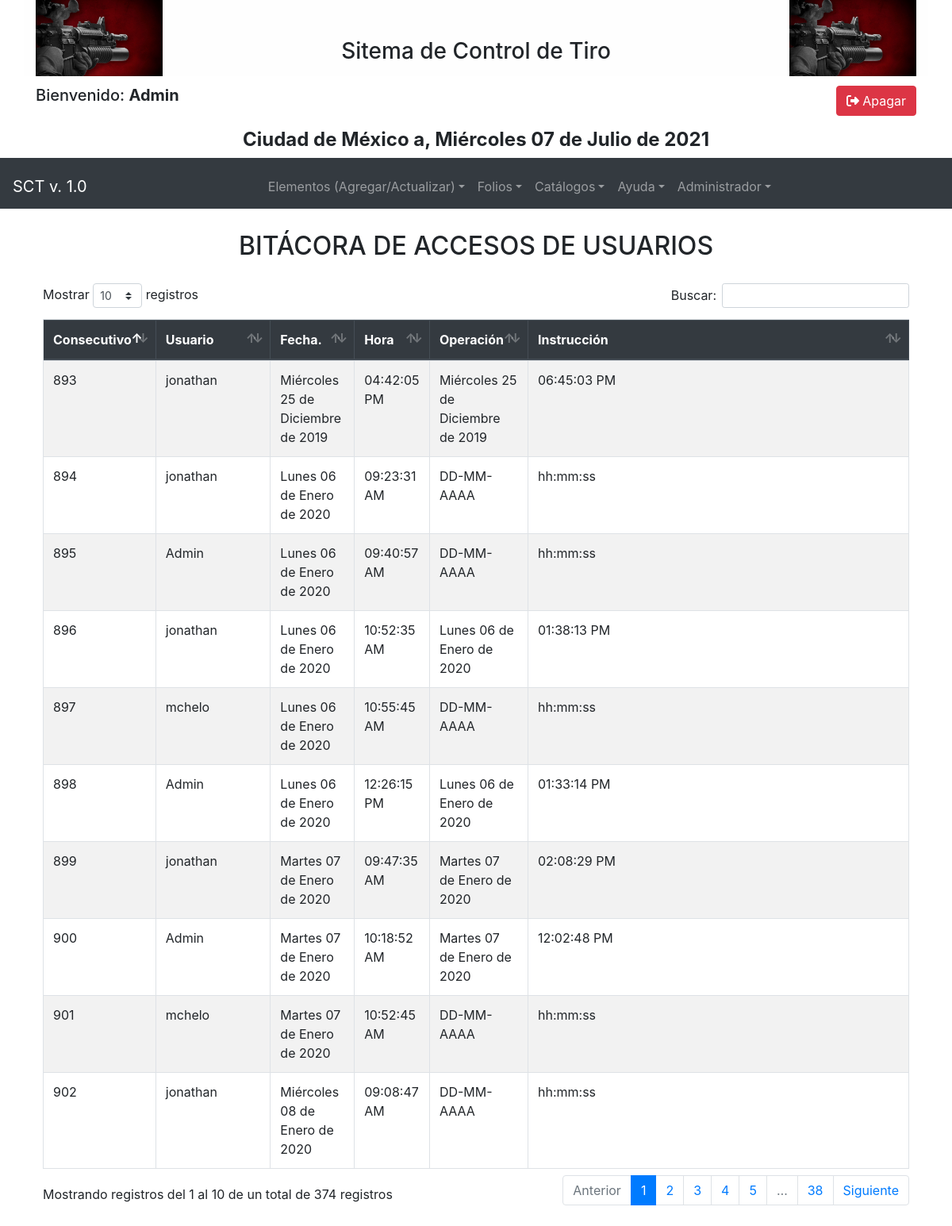
The app's page /bitacoraacceso.php (signed in) with its own data.
### tables this page shows
CREATE TABLE IF NOT EXISTS `bitacceso` (
  `idacceso` int NOT NULL AUTO_INCREMENT,
  `username` varchar(20) NOT NULL,
  `fechahora` varchar(150) DEFAULT NULL,
  `hora` varchar(30) DEFAULT NULL,
  `bitoperacion` varchar(250) DEFAULT NULL,
  `bitinstruccion` varchar(5000) DEFAULT NULL,
  PRIMARY KEY (`idacceso`)
);

### conexion.php (called while the page is built, shortened)
<?php
    class Connectsisanti {
        public function __construct(){
            try{
            $this->conexionBBDD = new PDO("mysql:host=".DB_SERVER.";dbname=".DB_NOMBRE,DB_USUARIO,DB_PASS);
            $this->conexionBBDD->setAttribute(PDO::ATTR_ERRMODE, PDO::ERRMODE_EXCEPTION);
            $this->conexionBBDD->exec(DB_CHARSET);
            return $this->conexionBBDD;
            }catch (Exception $e){
                echo "<script> alert('ERROR EN LA CONEXION DE LA BASE DE DATOS\n VERIFIQUE CON EL ADMINISTRADOR');</script>";
            }
        }
    }
?>

### sqlmetodos.php (called while the page is built, shortened)
<?php
  require 'conexion.php';
    class Consultainfo extends Connectsisanti{
        public function get_informacion($sql){
            try{
                $query = $this->conexionBBDD->prepare($sql);
                $query->execute(array());
                $resultado = $query->fetchAll(PDO::FETCH_ASSOC);
                return $resultado;
                $this->conexionBBDD = null;
            }catch (Exception $e){
                die("Error con la Conexi&oacute;n de la BBDD de FUERZA DE TAREA".$e);
            }
        }
    }
?>

### bitacoraacceso.php (the view, shortened to what this page needs)
<?php
include ("menu.php");
include ("heather-and-footer.php");
include ("sqlmetodos.php");
?>
<!DOCTYPE html>
<html lang="es">
  	<?php
        cabeceroPrincipal();
  	?>
	<body>
	<?php
	   cabecera();
	?>
	<?php
        menuAdministrador();
    ?>
<?php
	$list_bitacceso = new Consultainfo();
	$bitacceso = $list_bitacceso->get_informacion("select * from bitacceso");
?>
<div class="container p-4">
	<div class="row p-1">
		<div class="col-md-12">
			<h2 class="text-center">BIT&Aacute;CORA DE ACCESOS DE USUARIOS</h2>
		</div>
	</div>
	<div class="row pt-3">
		<div class="col-md-12">
			<table id="tableBitacora" class="table table-striped table-hover table-bordered">
				<thead class="thead-dark">
					<th>Consecutivo</th>
					<th>Usuario</th>
					<th>Fecha.</th>
					<th>Hora</th>
                    <th>Operaci&oacute;n</th>
                    <th>Instrucci&oacute;n</th>
				</thead>
				<tbody>
				<?php
					foreach($bitacceso as $detbitacceso):
				?>
					<tr>
						<td><?php echo $detbitacceso["idacceso"]; ?></td>
						<td><?php echo $detbitacceso["username"]; ?></td>
						<td><?php echo $detbitacceso["fechahora"]; ?></td>
                        <td><?php echo $detbitacceso["hora"]; ?></td>
                        <td><?php echo $detbitacceso["bitoperacion"]; ?></td>
                        <td><?php echo $detbitacceso["bitinstruccion"]; ?></td>
					</tr>
				<?php
					endforeach;
				?>
				</tbody>
			</table>
		</div>
	</div>
</div>
  </body>
</html>

### heather-and-footer.php (shortened to what this page needs)
<?php
    function cabeceroPrincipal(){
        echo "
    <head>
        <title>SCT v. 1.0</title>
            <meta charset='utf-8'>
            <meta name='viewport' content='width=device-width, initial-scale=1, shrink-to-fit=no'>
            <link rel='shortcut icon' href='img/principal/logoSSPCDMX.png'>
            <link rel='stylesheet' href='css/bootstrap.min.css'>
            <link rel='stylesheet' href='css/datatables.min.css'>
            <link rel='stylesheet' href='css/toastr.min.css'>
            <link rel='stylesheet' href='css/gus-css.css'>
            <link rel='stylesheet' href='css/jsDatePick_ltr.min.css'>
            <link rel='stylesheet' href='css/jquery-ui.css'>
            <link rel='stylesheet' href='fontawesome/css/all.css'>
    </head>
       ";
    }
    function cabecera(){
        echo"
            <div class='container cabecera-fija'>
                <div class='row'>
                    <div class='col-sm-2'>
                        <img src='img/logossp.jpg' class='img-fluid img-rounded'>
                    </div>
                    <div class='col-sm-8'>
                        <h1 align='center' class='pt-5 elemento-responsive'>
                            Sitema de Control de Tiro
                        </h1>
                    </div>
                    <div class='col-sm-2'>
                        <img src='img/logossp.jpg' class='img-fluid img-rounded'>
                    </div>
                </div>
            </div>";
    }
    function barra_cierre_sesion(){
        $usuario = $_SESSION["username"];
        $arrayMeses = array('Enero','Febrero','Marzo','Abril','Mayo','Junio',
            'Julio','Agosto','Septiembre','Octubre','Noviembre','Diciembre');
        $arrayDias = array('Domingo','Lunes','Martes',utf8_decode('Miércoles'),'Jueves','Viernes',utf8_decode('Sábado'));
        $fecha = $arrayDias[date('w')]." ".date('d')." de ".$arrayMeses[date('m')-1]." de ".date('Y');
        echo utf8_encode("                  <div class='container pt-1'>
                                    <div class='row pt-2'>
                                        <div class='col'>
                                            <form action='logout.php'>
                                                <span class='float-right'>
                                                    <div class='form-group'>
                                                        <button type='button' class='btn btn-danger' name='logout' id='logout' onclick='cerrarSesion()'>
                                                            <i class='fas fa-sign-out-alt'></i>
                                                            Apagar
                                                        </button>
                                                    </div>
                                                </span>
                                                <span class='float-left'>
                                                    <div class='form-group'>
                                                        <h5 class='display-5'>
                                                            Bienvenido: <strong>".$usuario."</strong>
                                                        </h5>
                                                    </div>
                                                </span>
                                            </form>
                                        </div>
                                    </div>
                                    <div class='row'>
                                        <div class='mx-auto'>
                                            <h4><strong>
                                            Ciudad de M&eacute;xico a, ".$fecha."
                                            </strong></h4>
                                        </div>
                                    </div>
                                </div>");
    }

### menu.php (shortened to what this page needs)
<?php
    function menuAdministrador(){
        echo "
        <nav class='navbar navbar-expand-lg navbar-dark bg-dark pt-3'>
        <a class='navbar-brand' href='principal'>SCT v. 1.0</a>
        <div class='collapse navbar-collapse' id='navbarSupportedContent'>
            <ul class='navbar-nav mr-auto ml-auto'>
                <li class='nav-item dropdown'>
                    <a class='nav-link dropdown-toggle' href='#' id='liga-directa' data-toggle='dropdown' aria-haspopup='false' aria-expanded='true'>Elementos (Agregar/Actualizar)</a>
                </li>
                <li class='nav-item dropdown'>
                <a class='nav-link dropdown-toggle' href='#' id='navbarDropdownMenuLink' data-toggle='dropdown' aria-haspopup='true' aria-expanded='true'>Folios</a>
        </li>
        <li class='nav-item dropdown'>
        <a class='nav-link dropdown-toggle' href='#' id='navbarDropdownMenuLink' data-toggle='dropdown' aria-haspopup='true' aria-expanded='true'>Cat&aacute;logos</a>
        </li>
        <li class='nav-item dropdown'>
        <a class='nav-link dropdown-toggle' href='#' id='navbarDropdownMenuLink' data-toggle='dropdown' aria-haspopup='true' aria-expanded='true'>Ayuda</a>
        </li>
        <li class='nav-item dropdown'>
        <a class='nav-link dropdown-toggle' href='#' id='navbarDropdownMenuLink' data-toggle='dropdown' aria-haspopup='true' aria-expanded='true'>Administrador</a>
        </li>
        </ul>
        </div>
        </nav>
    ";
    }
    ?>

### css/gus-css.css (style rules this page uses)
.cabecera-fija { background: #fefefe; width: 100%; left: 0; top: 0; position: relative; }
.elemento-responsive { font-size: calc(1em + 1vw); }

### records on screen
bitacceso: idacceso "893", username "jonathan", fechahora "Miércoles 25 de Diciembre de 2019", hora "04:42:05 PM", bitoperacion "Miércoles 25 de Diciembre de 2019", bitinstruccion "06:45:03 PM"
bitacceso: idacceso "894", username "jonathan", fechahora "Lunes 06 de Enero de 2020", hora "09:23:31 AM", bitoperacion "DD-MM-AAAA", bitinstruccion "hh:mm:ss"
bitacceso: idacceso "895", username "Admin", fechahora "Lunes 06 de Enero de 2020", hora "09:40:57 AM", bitoperacion "DD-MM-AAAA", bitinstruccion "hh:mm:ss"
bitacceso: idacceso "896", username "jonathan", fechahora "Lunes 06 de Enero de 2020", hora "10:52:35 AM", bitoperacion "Lunes 06 de Enero de 2020", bitinstruccion "01:38:13 PM"
bitacceso: idacceso "897", username "mchelo", fechahora "Lunes 06 de Enero de 2020", hora "10:55:45 AM", bitoperacion "DD-MM-AAAA", bitinstruccion "hh:mm:ss"
bitacceso: idacceso "898", username "Admin", fechahora "Lunes 06 de Enero de 2020", hora "12:26:15 PM", bitoperacion "Lunes 06 de Enero de 2020", bitinstruccion "01:33:14 PM"
bitacceso: idacceso "899", username "jonathan", fechahora "Martes 07 de Enero de 2020", hora "09:47:35 AM", bitoperacion "Martes 07 de Enero de 2020", bitinstruccion "02:08:29 PM"
bitacceso: idacceso "900", username "Admin", fechahora "Martes 07 de Enero de 2020", hora "10:18:52 AM", bitoperacion "Martes 07 de Enero de 2020", bitinstruccion "12:02:48 PM"
bitacceso: idacceso "901", username "mchelo", fechahora "Martes 07 de Enero de 2020", hora "10:52:45 AM", bitoperacion "DD-MM-AAAA", bitinstruccion "hh:mm:ss"
bitacceso: idacceso "902", username "jonathan", fechahora "Miércoles 08 de Enero de 2020", hora "09:08:47 AM", bitoperacion "DD-MM-AAAA", bitinstruccion "hh:mm:ss"
